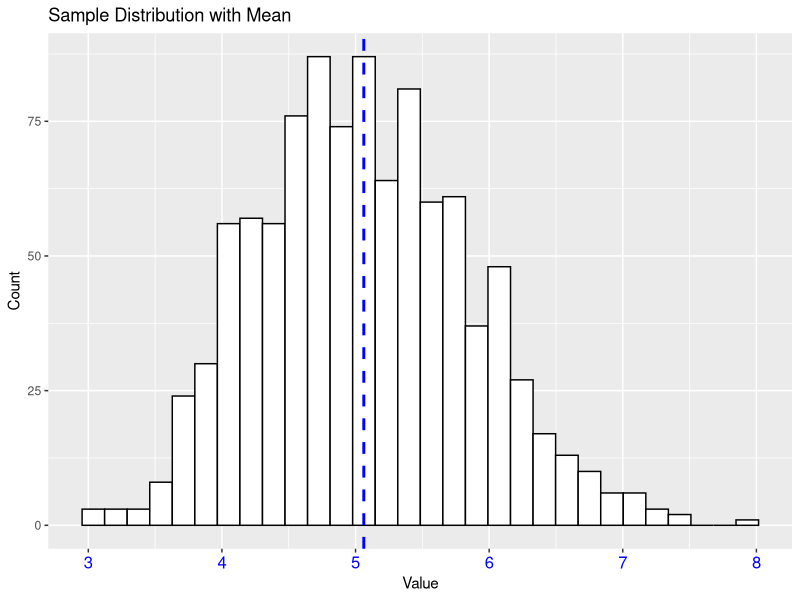

Recreate this plot in R.
## ---- chunk 1
options(tinytex.verbose = TRUE)
## ---- chunk 2
knitr::opts_chunk$set(echo = TRUE)
## ---- chunk 3
  library(R.utils)
  library(data.table)
  library(dplyr)
  library(lubridate)
  library(ggplot2)
## ---- chunk 4
  rate<-0.2
  n<-40
  intervals<-1000
  data = NULL
  for (i in 1 : intervals) data = c(data, mean(rexp(n,rate)))
## ---- chunk 5

data<-data.table(data)
g<-ggplot(data, aes(x=data)) 
g<-g + geom_histogram(color="black",fill="white", bins=30)
g<-g + geom_vline(aes(xintercept=mean(data)),
                  color="blue",linetype="dashed",size=1)
g<-g + theme(axis.text.x=element_text(size=12, color="#0000ff")) 
g<-g+ scale_x_continuous(breaks=c(3:8))
g<-g+labs(title="Sample Distribution with Mean", x="Value",y="Count")
print(g)
